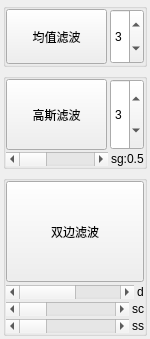
         <widget class="QWidget" name="Filter">
          <property name="geometry">
           <rect>
            <x>0</x>
            <y>0</y>
            <width>150</width>
            <height>339</height>
           </rect>
          </property>
          <attribute name="label">
           <string>Filter</string>
          </attribute>
          <layout class="QVBoxLayout" name="verticalLayout_3" stretch="20,30,50">
           <property name="leftMargin">
            <number>3</number>
           </property>
           <property name="topMargin">
            <number>3</number>
           </property>
           <property name="rightMargin">
            <number>3</number>
           </property>
           <property name="bottomMargin">
            <number>3</number>
           </property>
           <item>
            <widget class="QGroupBox" name="groupBox_5">
             <property name="title">
              <string/>
             </property>
             <layout class="QVBoxLayout" name="verticalLayout_4">
              <property name="spacing">
               <number>0</number>
              </property>
              <property name="leftMargin">
               <number>0</number>
              </property>
              <property name="topMargin">
               <number>0</number>
              </property>
              <property name="rightMargin">
               <number>0</number>
              </property>
              <property name="bottomMargin">
               <number>0</number>
              </property>
              <item>
               <layout class="QHBoxLayout" name="horizontalLayout_5">
                <property name="spacing">
                 <number>3</number>
                </property>
                <item>
                 <widget class="QPushButton" name="blurButton">
                  <property name="sizePolicy">
                   <sizepolicy hsizetype="Expanding" vsizetype="Expanding">
                    <horstretch>0</horstretch>
                    <verstretch>0</verstretch>
                   </sizepolicy>
                  </property>
                  <property name="text">
                   <string>均值滤波</string>
                  </property>
                  <property name="checkable">
                   <bool>true</bool>
                  </property>
                 </widget>
                </item>
                <item>
                 <widget class="QSpinBox" name="blurKernelBox">
                  <property name="sizePolicy">
                   <sizepolicy hsizetype="Preferred" vsizetype="Preferred">
                    <horstretch>0</horstretch>
                    <verstretch>0</verstretch>
                   </sizepolicy>
                  </property>
                  <property name="frame">
                   <bool>true</bool>
                  </property>
                  <property name="readOnly">
                   <bool>false</bool>
                  </property>
                  <property name="buttonSymbols">
                   <enum>QAbstractSpinBox::UpDownArrows</enum>
                  </property>
                  <property name="specialValueText">
                   <string/>
                  </property>
                  <property name="accelerated">
                   <bool>false</bool>
                  </property>
                  <property name="keyboardTracking">
                   <bool>false</bool>
                  </property>
                  <property name="minimum">
                   <number>1</number>
                  </property>
                  <property name="maximum">
                   <number>9</number>
                  </property>
                  <property name="singleStep">
                   <number>2</number>
                  </property>
                  <property name="value">
                   <number>3</number>
                  </property>
                 </widget>
                </item>
               </layout>
              </item>
             </layout>
            </widget>
           </item>
           <item>
            <widget class="QGroupBox" name="gaussianBox">
             <property name="title">
              <string/>
             </property>
             <layout class="QVBoxLayout" name="verticalLayout_5">
              <property name="spacing">
               <number>2</number>
              </property>
              <property name="leftMargin">
               <number>0</number>
              </property>
              <property name="topMargin">
               <number>0</number>
              </property>
              <property name="rightMargin">
               <number>0</number>
              </property>
              <property name="bottomMargin">
               <number>0</number>
              </property>
              <item>
               <layout class="QHBoxLayout" name="horizontalLayout_4">
                <property name="spacing">
                 <number>3</number>
                </property>
                <item>
                 <widget class="QPushButton" name="gaussianButton">
                  <property name="sizePolicy">
                   <sizepolicy hsizetype="Expanding" vsizetype="Expanding">
                    <horstretch>0</horstretch>
                    <verstretch>0</verstretch>
                   </sizepolicy>
                  </property>
                  <property name="text">
                   <string>高斯滤波</string>
                  </property>
                  <property name="checkable">
                   <bool>true</bool>
                  </property>
                 </widget>
                </item>
                <item>
                 <widget class="QSpinBox" name="gaussianKernelSpinBox">
                  <property name="sizePolicy">
                   <sizepolicy hsizetype="Preferred" vsizetype="Preferred">
                    <horstretch>0</horstretch>
                    <verstretch>0</verstretch>
                   </sizepolicy>
                  </property>
                  <property name="readOnly">
                   <bool>false</bool>
                  </property>
                  <property name="keyboardTracking">
                   <bool>false</bool>
                  </property>
                  <property name="minimum">
                   <number>1</number>
                  </property>
                  <property name="maximum">
                   <number>9</number>
                  </property>
                  <property name="singleStep">
                   <number>2</number>
                  </property>
                  <property name="stepType">
                   <enum>QAbstractSpinBox::DefaultStepType</enum>
                  </property>
                  <property name="value">
                   <number>3</number>
                  </property>
                 </widget>
                </item>
               </layout>
              </item>
              <item>
               <layout class="QHBoxLayout" name="horizontalLayout_6">
                <property name="spacing">
                 <number>3</number>
                </property>
                <item>
                 <widget class="QScrollBar" name="gaussianScrollBar">
                  <property name="sizePolicy">
                   <sizepolicy hsizetype="Expanding" vsizetype="Fixed">
                    <horstretch>0</horstretch>
                    <verstretch>0</verstretch>
                   </sizepolicy>
                  </property>
                  <property name="maximumSize">
                   <size>
                    <width>16777215</width>
                    <height>30</height>
                   </size>
                  </property>
                  <property name="minimum">
                   <number>5</number>
                  </property>
                  <property name="maximum">
                   <number>99</number>
                  </property>
                  <property name="orientation">
                   <enum>Qt::Horizontal</enum>
                  </property>
                 </widget>
                </item>
                <item>
                 <widget class="QLabel" name="gaussianSigmaLabel">
                  <property name="text">
                   <string>sg:0.5</string>
                  </property>
                 </widget>
                </item>
               </layout>
              </item>
             </layout>
            </widget>
           </item>
           <item>
            <widget class="QGroupBox" name="groupBox_7">
             <property name="title">
              <string/>
             </property>
             <layout class="QVBoxLayout" name="verticalLayout">
              <property name="spacing">
               <number>3</number>
              </property>
              <property name="leftMargin">
               <number>0</number>
              </property>
              <property name="topMargin">
               <number>0</number>
              </property>
              <property name="rightMargin">
               <number>0</number>
              </property>
              <property name="bottomMargin">
               <number>0</number>
              </property>
              <item>
               <layout class="QHBoxLayout" name="horizontalLayout_7">
                <property name="spacing">
                 <number>3</number>
                </property>
                <item>
                 <widget class="QPushButton" name="bilateralButton">
                  <property name="sizePolicy">
                   <sizepolicy hsizetype="Expanding" vsizetype="Expanding">
                    <horstretch>0</horstretch>
                    <verstretch>0</verstretch>
                   </sizepolicy>
                  </property>
                  <property name="text">
                   <string>双边滤波</string>
                  </property>
                  <property name="checkable">
                   <bool>true</bool>
                  </property>
                 </widget>
                </item>
               </layout>
              </item>
              <item>
               <layout class="QHBoxLayout" name="horizontalLayout_8">
                <property name="spacing">
                 <number>3</number>
                </property>
                <item>
                 <widget class="QScrollBar" name="bilateralDScrollBar">
                  <property name="sizePolicy">
                   <sizepolicy hsizetype="Expanding" vsizetype="Fixed">
                    <horstretch>0</horstretch>
                    <verstretch>0</verstretch>
                   </sizepolicy>
                  </property>
                  <property name="minimum">
                   <number>1</number>
                  </property>
                  <property name="maximum">
                   <number>9</number>
                  </property>
                  <property name="value">
                   <number>1</number>
                  </property>
                  <property name="orientation">
                   <enum>Qt::Horizontal</enum>
                  </property>
                 </widget>
                </item>
                <item>
                 <widget class="QLabel" name="bilateralDLabel">
                  <property name="sizePolicy">
                   <sizepolicy hsizetype="Preferred" vsizetype="Preferred">
                    <horstretch>0</horstretch>
                    <verstretch>0</verstretch>
                   </sizepolicy>
                  </property>
                  <property name="text">
                   <string>d</string>
                  </property>
                 </widget>
                </item>
               </layout>
              </item>
              <item>
               <layout class="QHBoxLayout" name="horizontalLayout_12">
                <property name="spacing">
                 <number>3</number>
                </property>
                <item>
                 <widget class="QScrollBar" name="bilateralSCScrollBar">
                  <property name="sizePolicy">
                   <sizepolicy hsizetype="Expanding" vsizetype="Fixed">
                    <horstretch>0</horstretch>
                    <verstretch>0</verstretch>
                   </sizepolicy>
                  </property>
                  <property name="minimum">
                   <number>1</number>
                  </property>
                  <property name="maximum">
                   <number>90</number>
                  </property>
                  <property name="value">
                   <number>1</number>
                  </property>
                  <property name="orientation">
                   <enum>Qt::Horizontal</enum>
                  </property>
                 </widget>
                </item>
                <item>
                 <widget class="QLabel" name="bilateralSCLabel">
                  <property name="text">
                   <string>sc</string>
                  </property>
                 </widget>
                </item>
               </layout>
              </item>
              <item>
               <layout class="QHBoxLayout" name="horizontalLayout_9">
                <property name="spacing">
                 <number>3</number>
                </property>
                <item>
                 <widget class="QScrollBar" name="bilateralSSScrollBar">
                  <property name="sizePolicy">
                   <sizepolicy hsizetype="Expanding" vsizetype="Fixed">
                    <horstretch>0</horstretch>
                    <verstretch>0</verstretch>
                   </sizepolicy>
                  </property>
                  <property name="minimum">
                   <number>1</number>
                  </property>
                  <property name="maximum">
                   <number>99</number>
                  </property>
                  <property name="value">
                   <number>1</number>
                  </property>
                  <property name="orientation">
                   <enum>Qt::Horizontal</enum>
                  </property>
                 </widget>
                </item>
                <item>
                 <widget class="QLabel" name="bilateralSSLabel">
                  <property name="text">
                   <string>ss</string>
                  </property>
                 </widget>
                </item>
               </layout>
              </item>
             </layout>
            </widget>
           </item>
          </layout>
         </widget>
